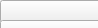
      <widget class="QWidget" name="light">
       <property name="geometry">
        <rect>
         <x>0</x>
         <y>0</y>
         <width>98</width>
         <height>28</height>
        </rect>
       </property>
       <attribute name="label">
        <string>Light</string>
       </attribute>
       <widget class="QPushButton" name="lighton">
        <property name="geometry">
         <rect>
          <x>0</x>
          <y>0</y>
          <width>261</width>
          <height>23</height>
         </rect>
        </property>
        <property name="text">
         <string>LightON</string>
        </property>
       </widget>
       <widget class="QPushButton" name="lightoff">
        <property name="geometry">
         <rect>
          <x>0</x>
          <y>20</y>
          <width>261</width>
          <height>23</height>
         </rect>
        </property>
        <property name="text">
         <string>LightOFF</string>
        </property>
       </widget>
       <widget class="QPushButton" name="light_positive_gradient">
        <property name="geometry">
         <rect>
          <x>0</x>
          <y>40</y>
          <width>261</width>
          <height>23</height>
         </rect>
        </property>
        <property name="text">
         <string>LightPosGrad</string>
        </property>
       </widget>
       <widget class="QPushButton" name="light_negative_gradient">
        <property name="geometry">
         <rect>
          <x>0</x>
          <y>60</y>
          <width>261</width>
          <height>23</height>
         </rect>
        </property>
        <property name="text">
         <string>LightNegGrad</string>
        </property>
       </widget>
      </widget>
